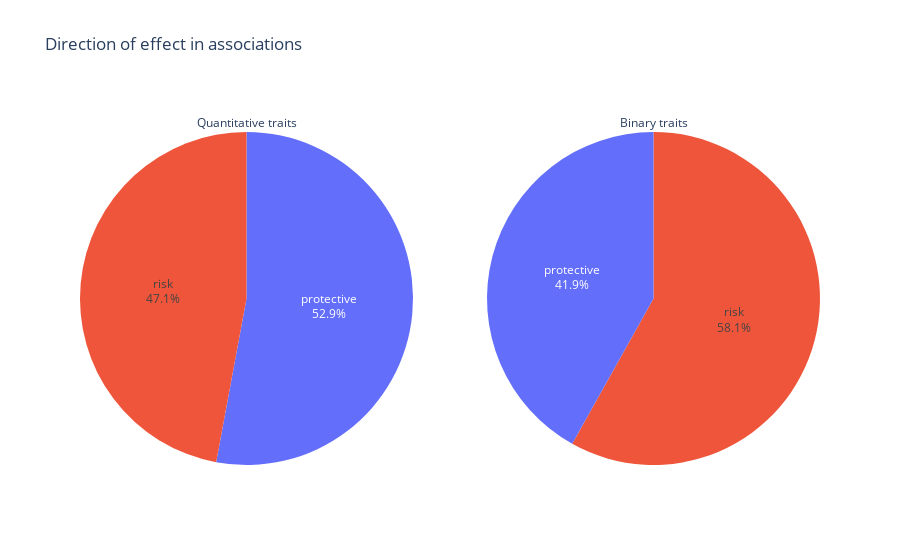

The notebook cell this image was saved under:
### Code cell
# Subplot with piechart with the directions of effect per type of trait


fig4 = make_subplots(rows=1, cols=2, specs=[[{'type':'domain'}, {'type':'domain'}]])

fig4.add_trace(
    go.Pie(
        labels=quant_assoc_effect.withColumn('effectDirection', F.explode('effectDirections')).groupBy('effectDirection').count().toPandas()['effectDirection'].to_list(),
        values=quant_assoc_effect.withColumn('effectDirection', F.explode('effectDirections')).groupBy('effectDirection').count().toPandas()['count'].to_list(),
        title='Quantitative traits',
    ), 1, 1
)

fig4.add_trace(
    go.Pie(
        labels=bin_assoc_effect.withColumn('effectDirection', F.explode('effectDirections')).groupBy('effectDirection').count().toPandas()['effectDirection'].to_list(),
        values=bin_assoc_effect.withColumn('effectDirection', F.explode('effectDirections')).groupBy('effectDirection').count().toPandas()['count'].to_list(),
        title='Binary traits',
    ), 1, 2
)

fig4.update_layout(
    title_text="Direction of effect in associations",
    showlegend=False,
)
fig4.update_traces(textposition='inside', textinfo='percent+label')

py.plot(fig4, filename = 'effect_assoc', auto_open=True)
fig4.show()

### Figure 1 — Plotly figure (JSON) as saved in the notebook; plotly's stock layout.template omitted (floating-point values rounded to 4 significant figures)
{"data": [{"domain": {"x": [0, 0.45], "y": [0, 1]}, "labels": ["risk", "protective"], "textinfo": "percent+label", "textposition": "inside", "title": {"text": "Quantitative traits"}, "type": "pie", "values": [1841, 2069]}, {"domain": {"x": [0.55, 1], "y": [0, 1]}, "labels": ["risk", "protective"], "textinfo": "percent+label", "textposition": "inside", "title": {"text": "Binary traits"}, "type": "pie", "values": [945, 681]}], "layout": {"showlegend": false, "title": {"text": "Direction of effect in associations"}}}
